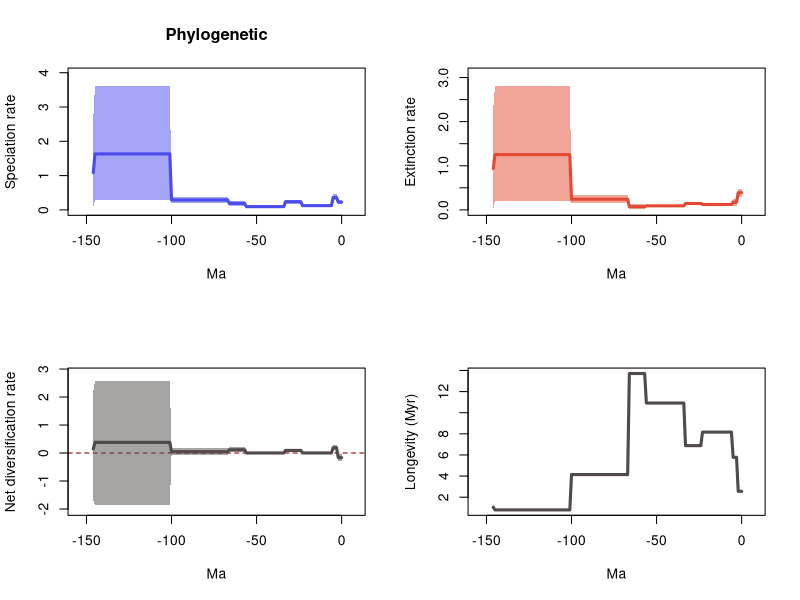

Write R code to recreate this figure.
# 1 files combined:
# 	/Users/max/Desktop/Phylogenetic_cowries/pyrate_mcmc_logs/Phylogenetic_cowriesV2_1_BDS_marginal_rates.log

# 95% HPDs calculated using code from Biopy (https://www.cs.auckland.ac.nz/~yhel002/biopy/)

pdf(file='/Users/max/Desktop/Phylogenetic_cowries/pyrate_mcmc_logs/Phylogenetic_cowriesV2_1_BDS_marginal_rates_RTT.pdf',width=10.8, height=8.4)
par(mfrow=c(2,2))
library(scales)
L_hpd_m95=c(0.157777545026223, 0.157777545026223,0.157777545026223,0.278054261992642,0.278054261992642,0.278054261992642,0.103126141784356,0.103126141784356,0.103126141784356,0.103126141784356,0.103126141784356,0.103126141784356,0.103126141784356,0.103126141784356,0.103126141784356,0.103126141784356,0.103126141784356,0.103126141784356,0.103126141784356,0.103126141784356,0.103126141784356,0.103126141784356,0.103126141784356,0.103126141784356,0.185791182899296,0.185791182899296,0.185791182899296,0.185791182899296,0.185791182899296,0.185791182899296,0.185791182899296,0.185791182899296,0.185791182899296,0.185791182899296,0.070572839976493,0.070572839976493,0.070572839976493,0.070572839976493,0.070572839976493,0.070572839976493,0.070572839976493,0.070572839976493,0.070572839976493,0.070572839976493,0.070572839976493,0.070572839976493,0.070572839976493,0.070572839976493,0.070572839976493,0.070572839976493,0.070572839976493,0.070572839976493,0.070572839976493,0.070572839976493,0.070572839976493,0.070572839976493,0.070572839976493,0.111573420316682,0.111573420316682,0.111573420316682,0.111573420316682,0.111573420316682,0.111573420316682,0.111573420316682,0.111573420316682,0.111573420316682,0.111573420316682,0.195398375917636,0.195398375917636,0.195398375917636,0.195398375917636,0.195398375917636,0.195398375917636,0.195398375917636,0.195398375917636,0.195398375917636,0.195398375917636,0.195398375917636,0.195398375917636,0.195398375917636,0.195398375917636,0.195398375917636,0.195398375917636,0.195398375917636,0.195398375917636,0.195398375917636,0.195398375917636,0.195398375917636,0.195398375917636,0.195398375917636,0.195398375917636,0.195398375917636,0.195398375917636,0.195398375917636,0.195398375917636,0.195398375917636,0.195398375917636,0.195398375917636,0.195398375917636,0.195398375917636,0.195398375917636,0.297671771377307,0.297671771377307,0.297671771377307,0.297671771377307,0.297671771377307,0.297671771377307,0.297671771377307,0.297671771377307,0.297671771377307,0.297671771377307,0.297671771377307,0.297671771377307,0.297671771377307,0.297671771377307,0.297671771377307,0.297671771377307,0.297671771377307,0.297671771377307,0.297671771377307,0.297671771377307,0.297671771377307,0.297671771377307,0.297671771377307,0.297671771377307,0.297671771377307,0.297671771377307,0.297671771377307,0.297671771377307,0.297671771377307,0.297671771377307,0.297671771377307,0.297671771377307,0.297671771377307,0.297671771377307,0.297671771377307,0.297671771377307,0.297671771377307,0.297671771377307,0.297671771377307,0.297671771377307,0.297671771377307,0.297671771377307,0.297671771377307,0.297671771377307,0.297671771377307,0.078135603199645)
L_hpd_M95=c(0.296217151184991, 0.296217151184991,0.296217151184991,0.450583104371512,0.450583104371512,0.450583104371512,0.14614846905499,0.14614846905499,0.14614846905499,0.14614846905499,0.14614846905499,0.14614846905499,0.14614846905499,0.14614846905499,0.14614846905499,0.14614846905499,0.14614846905499,0.14614846905499,0.14614846905499,0.14614846905499,0.14614846905499,0.14614846905499,0.14614846905499,0.14614846905499,0.28967335924925,0.28967335924925,0.28967335924925,0.28967335924925,0.28967335924925,0.28967335924925,0.28967335924925,0.28967335924925,0.28967335924925,0.28967335924925,0.119783357591929,0.119783357591929,0.119783357591929,0.119783357591929,0.119783357591929,0.119783357591929,0.119783357591929,0.119783357591929,0.119783357591929,0.119783357591929,0.119783357591929,0.119783357591929,0.119783357591929,0.119783357591929,0.119783357591929,0.119783357591929,0.119783357591929,0.119783357591929,0.119783357591929,0.119783357591929,0.119783357591929,0.119783357591929,0.119783357591929,0.271545462578909,0.271545462578909,0.271545462578909,0.271545462578909,0.271545462578909,0.271545462578909,0.271545462578909,0.271545462578909,0.271545462578909,0.271545462578909,0.384190849735167,0.384190849735167,0.384190849735167,0.384190849735167,0.384190849735167,0.384190849735167,0.384190849735167,0.384190849735167,0.384190849735167,0.384190849735167,0.384190849735167,0.384190849735167,0.384190849735167,0.384190849735167,0.384190849735167,0.384190849735167,0.384190849735167,0.384190849735167,0.384190849735167,0.384190849735167,0.384190849735167,0.384190849735167,0.384190849735167,0.384190849735167,0.384190849735167,0.384190849735167,0.384190849735167,0.384190849735167,0.384190849735167,0.384190849735167,0.384190849735167,0.384190849735167,0.384190849735167,0.384190849735167,3.615770691793161,3.615770691793161,3.615770691793161,3.615770691793161,3.615770691793161,3.615770691793161,3.615770691793161,3.615770691793161,3.615770691793161,3.615770691793161,3.615770691793161,3.615770691793161,3.615770691793161,3.615770691793161,3.615770691793161,3.615770691793161,3.615770691793161,3.615770691793161,3.615770691793161,3.615770691793161,3.615770691793161,3.615770691793161,3.615770691793161,3.615770691793161,3.615770691793161,3.615770691793161,3.615770691793161,3.615770691793161,3.615770691793161,3.615770691793161,3.615770691793161,3.615770691793161,3.615770691793161,3.615770691793161,3.615770691793161,3.615770691793161,3.615770691793161,3.615770691793161,3.615770691793161,3.615770691793161,3.615770691793161,3.615770691793161,3.615770691793161,3.615770691793161,3.615770691793161,2.660153599998311)
M_hpd_m95=c(0.299284151680311, 0.299284151680311,0.299284151680311,0.096693119772597,0.096693119772597,0.096693119772597,0.102633013117391,0.102633013117391,0.102633013117391,0.102633013117391,0.102633013117391,0.102633013117391,0.102633013117391,0.102633013117391,0.102633013117391,0.102633013117391,0.102633013117391,0.102633013117391,0.102633013117391,0.102633013117391,0.102633013117391,0.102633013117391,0.102633013117391,0.102633013117391,0.102719070588572,0.102719070588572,0.102719070588572,0.102719070588572,0.102719070588572,0.102719070588572,0.102719070588572,0.102719070588572,0.102719070588572,0.102719070588572,0.068814888820187,0.068814888820187,0.068814888820187,0.068814888820187,0.068814888820187,0.068814888820187,0.068814888820187,0.068814888820187,0.068814888820187,0.068814888820187,0.068814888820187,0.068814888820187,0.068814888820187,0.068814888820187,0.068814888820187,0.068814888820187,0.068814888820187,0.068814888820187,0.068814888820187,0.068814888820187,0.068814888820187,0.068814888820187,0.068814888820187,0.027868729852145,0.027868729852145,0.027868729852145,0.027868729852145,0.027868729852145,0.027868729852145,0.027868729852145,0.027868729852145,0.027868729852145,0.027868729852145,0.158117149505515,0.158117149505515,0.158117149505515,0.158117149505515,0.158117149505515,0.158117149505515,0.158117149505515,0.158117149505515,0.158117149505515,0.158117149505515,0.158117149505515,0.158117149505515,0.158117149505515,0.158117149505515,0.158117149505515,0.158117149505515,0.158117149505515,0.158117149505515,0.158117149505515,0.158117149505515,0.158117149505515,0.158117149505515,0.158117149505515,0.158117149505515,0.158117149505515,0.158117149505515,0.158117149505515,0.158117149505515,0.158117149505515,0.158117149505515,0.158117149505515,0.158117149505515,0.158117149505515,0.158117149505515,0.190605689519117,0.190605689519117,0.190605689519117,0.190605689519117,0.190605689519117,0.190605689519117,0.190605689519117,0.190605689519117,0.190605689519117,0.190605689519117,0.190605689519117,0.190605689519117,0.190605689519117,0.190605689519117,0.190605689519117,0.190605689519117,0.190605689519117,0.190605689519117,0.190605689519117,0.190605689519117,0.190605689519117,0.190605689519117,0.190605689519117,0.190605689519117,0.190605689519117,0.190605689519117,0.190605689519117,0.190605689519117,0.190605689519117,0.190605689519117,0.190605689519117,0.190605689519117,0.190605689519117,0.190605689519117,0.190605689519117,0.190605689519117,0.190605689519117,0.190605689519117,0.190605689519117,0.190605689519117,0.190605689519117,0.190605689519117,0.190605689519117,0.190605689519117,0.190605689519117,0.029711026432497)
M_hpd_M95=c(0.484068440014658, 0.484068440014658,0.484068440014658,0.254249063046053,0.254249063046053,0.254249063046053,0.142799916641984,0.142799916641984,0.142799916641984,0.142799916641984,0.142799916641984,0.142799916641984,0.142799916641984,0.142799916641984,0.142799916641984,0.142799916641984,0.142799916641984,0.142799916641984,0.142799916641984,0.142799916641984,0.142799916641984,0.142799916641984,0.142799916641984,0.142799916641984,0.185298010034307,0.185298010034307,0.185298010034307,0.185298010034307,0.185298010034307,0.185298010034307,0.185298010034307,0.185298010034307,0.185298010034307,0.185298010034307,0.117484488730973,0.117484488730973,0.117484488730973,0.117484488730973,0.117484488730973,0.117484488730973,0.117484488730973,0.117484488730973,0.117484488730973,0.117484488730973,0.117484488730973,0.117484488730973,0.117484488730973,0.117484488730973,0.117484488730973,0.117484488730973,0.117484488730973,0.117484488730973,0.117484488730973,0.117484488730973,0.117484488730973,0.117484488730973,0.117484488730973,0.122385773197682,0.122385773197682,0.122385773197682,0.122385773197682,0.122385773197682,0.122385773197682,0.122385773197682,0.122385773197682,0.122385773197682,0.122385773197682,0.328932865676878,0.328932865676878,0.328932865676878,0.328932865676878,0.328932865676878,0.328932865676878,0.328932865676878,0.328932865676878,0.328932865676878,0.328932865676878,0.328932865676878,0.328932865676878,0.328932865676878,0.328932865676878,0.328932865676878,0.328932865676878,0.328932865676878,0.328932865676878,0.328932865676878,0.328932865676878,0.328932865676878,0.328932865676878,0.328932865676878,0.328932865676878,0.328932865676878,0.328932865676878,0.328932865676878,0.328932865676878,0.328932865676878,0.328932865676878,0.328932865676878,0.328932865676878,0.328932865676878,0.328932865676878,2.809881583550256,2.809881583550256,2.809881583550256,2.809881583550256,2.809881583550256,2.809881583550256,2.809881583550256,2.809881583550256,2.809881583550256,2.809881583550256,2.809881583550256,2.809881583550256,2.809881583550256,2.809881583550256,2.809881583550256,2.809881583550256,2.809881583550256,2.809881583550256,2.809881583550256,2.809881583550256,2.809881583550256,2.809881583550256,2.809881583550256,2.809881583550256,2.809881583550256,2.809881583550256,2.809881583550256,2.809881583550256,2.809881583550256,2.809881583550256,2.809881583550256,2.809881583550256,2.809881583550256,2.809881583550256,2.809881583550256,2.809881583550256,2.809881583550256,2.809881583550256,2.809881583550256,2.809881583550256,2.809881583550256,2.809881583550256,2.809881583550256,2.809881583550256,2.809881583550256,2.29744588273728)
R_hpd_m95=c(-0.280739590393924, -0.280739590393924,-0.280739590393924,0.092785139354442,0.092785139354442,0.092785139354442,-0.025931046971005,-0.025931046971005,-0.025931046971005,-0.025931046971005,-0.025931046971005,-0.025931046971005,-0.025931046971005,-0.025931046971005,-0.025931046971005,-0.025931046971005,-0.025931046971005,-0.025931046971005,-0.025931046971005,-0.025931046971005,-0.025931046971005,-0.025931046971005,-0.025931046971005,-0.025931046971005,0.028702701823904,0.028702701823904,0.028702701823904,0.028702701823904,0.028702701823904,0.028702701823904,0.028702701823904,0.028702701823904,0.028702701823904,0.028702701823904,-0.03075336510327,-0.03075336510327,-0.03075336510327,-0.03075336510327,-0.03075336510327,-0.03075336510327,-0.03075336510327,-0.03075336510327,-0.03075336510327,-0.03075336510327,-0.03075336510327,-0.03075336510327,-0.03075336510327,-0.03075336510327,-0.03075336510327,-0.03075336510327,-0.03075336510327,-0.03075336510327,-0.03075336510327,-0.03075336510327,-0.03075336510327,-0.03075336510327,-0.03075336510327,0.025978022302251,0.025978022302251,0.025978022302251,0.025978022302251,0.025978022302251,0.025978022302251,0.025978022302251,0.025978022302251,0.025978022302251,0.025978022302251,-0.073368696862508,-0.073368696862508,-0.073368696862508,-0.073368696862508,-0.073368696862508,-0.073368696862508,-0.073368696862508,-0.073368696862508,-0.073368696862508,-0.073368696862508,-0.073368696862508,-0.073368696862508,-0.073368696862508,-0.073368696862508,-0.073368696862508,-0.073368696862508,-0.073368696862508,-0.073368696862508,-0.073368696862508,-0.073368696862508,-0.073368696862508,-0.073368696862508,-0.073368696862508,-0.073368696862508,-0.073368696862508,-0.073368696862508,-0.073368696862508,-0.073368696862508,-0.073368696862508,-0.073368696862508,-0.073368696862508,-0.073368696862508,-0.073368696862508,-0.073368696862508,-1.847264849916449,-1.847264849916449,-1.847264849916449,-1.847264849916449,-1.847264849916449,-1.847264849916449,-1.847264849916449,-1.847264849916449,-1.847264849916449,-1.847264849916449,-1.847264849916449,-1.847264849916449,-1.847264849916449,-1.847264849916449,-1.847264849916449,-1.847264849916449,-1.847264849916449,-1.847264849916449,-1.847264849916449,-1.847264849916449,-1.847264849916449,-1.847264849916449,-1.847264849916449,-1.847264849916449,-1.847264849916449,-1.847264849916449,-1.847264849916449,-1.847264849916449,-1.847264849916449,-1.847264849916449,-1.847264849916449,-1.847264849916449,-1.847264849916449,-1.847264849916449,-1.847264849916449,-1.847264849916449,-1.847264849916449,-1.847264849916449,-1.847264849916449,-1.847264849916449,-1.847264849916449,-1.847264849916449,-1.847264849916449,-1.847264849916449,-1.847264849916449,-1.703229701595921)
R_hpd_M95=c(-0.05319555527115, -0.05319555527115,-0.05319555527115,0.296941200308769,0.296941200308769,0.296941200308769,0.030294818727986,0.030294818727986,0.030294818727986,0.030294818727986,0.030294818727986,0.030294818727986,0.030294818727986,0.030294818727986,0.030294818727986,0.030294818727986,0.030294818727986,0.030294818727986,0.030294818727986,0.030294818727986,0.030294818727986,0.030294818727986,0.030294818727986,0.030294818727986,0.157718250750135,0.157718250750135,0.157718250750135,0.157718250750135,0.157718250750135,0.157718250750135,0.157718250750135,0.157718250750135,0.157718250750135,0.157718250750135,0.03706847435453,0.03706847435453,0.03706847435453,0.03706847435453,0.03706847435453,0.03706847435453,0.03706847435453,0.03706847435453,0.03706847435453,0.03706847435453,0.03706847435453,0.03706847435453,0.03706847435453,0.03706847435453,0.03706847435453,0.03706847435453,0.03706847435453,0.03706847435453,0.03706847435453,0.03706847435453,0.03706847435453,0.03706847435453,0.03706847435453,0.207464047132716,0.207464047132716,0.207464047132716,0.207464047132716,0.207464047132716,0.207464047132716,0.207464047132716,0.207464047132716,0.207464047132716,0.207464047132716,0.167724575660615,0.167724575660615,0.167724575660615,0.167724575660615,0.167724575660615,0.167724575660615,0.167724575660615,0.167724575660615,0.167724575660615,0.167724575660615,0.167724575660615,0.167724575660615,0.167724575660615,0.167724575660615,0.167724575660615,0.167724575660615,0.167724575660615,0.167724575660615,0.167724575660615,0.167724575660615,0.167724575660615,0.167724575660615,0.167724575660615,0.167724575660615,0.167724575660615,0.167724575660615,0.167724575660615,0.167724575660615,0.167724575660615,0.167724575660615,0.167724575660615,0.167724575660615,0.167724575660615,0.167724575660615,2.581815191699304,2.581815191699304,2.581815191699304,2.581815191699304,2.581815191699304,2.581815191699304,2.581815191699304,2.581815191699304,2.581815191699304,2.581815191699304,2.581815191699304,2.581815191699304,2.581815191699304,2.581815191699304,2.581815191699304,2.581815191699304,2.581815191699304,2.581815191699304,2.581815191699304,2.581815191699304,2.581815191699304,2.581815191699304,2.581815191699304,2.581815191699304,2.581815191699304,2.581815191699304,2.581815191699304,2.581815191699304,2.581815191699304,2.581815191699304,2.581815191699304,2.581815191699304,2.581815191699304,2.581815191699304,2.581815191699304,2.581815191699304,2.581815191699304,2.581815191699304,2.581815191699304,2.581815191699304,2.581815191699304,2.581815191699304,2.581815191699304,2.581815191699304,2.581815191699304,2.194475216640842)
L_mean=c(0.2255269446872, 0.2255269446872,0.2255269446872,0.364775976242758,0.364775976242758,0.364775976242758,0.124860591684517,0.124860591684517,0.124860591684517,0.124860591684517,0.124860591684517,0.124860591684517,0.124860591684517,0.124860591684517,0.124860591684517,0.124860591684517,0.124860591684517,0.124860591684517,0.124860591684517,0.124860591684517,0.124860591684517,0.124860591684517,0.124860591684517,0.124860591684517,0.237918298070248,0.237918298070248,0.237918298070248,0.237918298070248,0.237918298070248,0.237918298070248,0.237918298070248,0.237918298070248,0.237918298070248,0.237918298070248,0.094139809407851,0.094139809407851,0.094139809407851,0.094139809407851,0.094139809407851,0.094139809407851,0.094139809407851,0.094139809407851,0.094139809407851,0.094139809407851,0.094139809407851,0.094139809407851,0.094139809407851,0.094139809407851,0.094139809407851,0.094139809407851,0.094139809407851,0.094139809407851,0.094139809407851,0.094139809407851,0.094139809407851,0.094139809407851,0.094139809407851,0.189650436252163,0.189650436252163,0.189650436252163,0.189650436252163,0.189650436252163,0.189650436252163,0.189650436252163,0.189650436252163,0.189650436252163,0.189650436252163,0.288590770564153,0.288590770564153,0.288590770564153,0.288590770564153,0.288590770564153,0.288590770564153,0.288590770564153,0.288590770564153,0.288590770564153,0.288590770564153,0.288590770564153,0.288590770564153,0.288590770564153,0.288590770564153,0.288590770564153,0.288590770564153,0.288590770564153,0.288590770564153,0.288590770564153,0.288590770564153,0.288590770564153,0.288590770564153,0.288590770564153,0.288590770564153,0.288590770564153,0.288590770564153,0.288590770564153,0.288590770564153,0.288590770564153,0.288590770564153,0.288590770564153,0.288590770564153,0.288590770564153,0.288590770564153,1.63207932962281,1.63207932962281,1.63207932962281,1.63207932962281,1.63207932962281,1.63207932962281,1.63207932962281,1.63207932962281,1.63207932962281,1.63207932962281,1.63207932962281,1.63207932962281,1.63207932962281,1.63207932962281,1.63207932962281,1.63207932962281,1.63207932962281,1.63207932962281,1.63207932962281,1.63207932962281,1.63207932962281,1.63207932962281,1.63207932962281,1.63207932962281,1.63207932962281,1.63207932962281,1.63207932962281,1.63207932962281,1.63207932962281,1.63207932962281,1.63207932962281,1.63207932962281,1.63207932962281,1.63207932962281,1.63207932962281,1.63207932962281,1.63207932962281,1.63207932962281,1.63207932962281,1.63207932962281,1.63207932962281,1.63207932962281,1.63207932962281,1.63207932962281,1.63207932962281,1.083636937437922)
M_mean=c(0.390720725373827, 0.390720725373827,0.390720725373827,0.17314944339414,0.17314944339414,0.17314944339414,0.122466938468997,0.122466938468997,0.122466938468997,0.122466938468997,0.122466938468997,0.122466938468997,0.122466938468997,0.122466938468997,0.122466938468997,0.122466938468997,0.122466938468997,0.122466938468997,0.122466938468997,0.122466938468997,0.122466938468997,0.122466938468997,0.122466938468997,0.122466938468997,0.145262245430787,0.145262245430787,0.145262245430787,0.145262245430787,0.145262245430787,0.145262245430787,0.145262245430787,0.145262245430787,0.145262245430787,0.145262245430787,0.09162249283777,0.09162249283777,0.09162249283777,0.09162249283777,0.09162249283777,0.09162249283777,0.09162249283777,0.09162249283777,0.09162249283777,0.09162249283777,0.09162249283777,0.09162249283777,0.09162249283777,0.09162249283777,0.09162249283777,0.09162249283777,0.09162249283777,0.09162249283777,0.09162249283777,0.09162249283777,0.09162249283777,0.09162249283777,0.09162249283777,0.072937238288067,0.072937238288067,0.072937238288067,0.072937238288067,0.072937238288067,0.072937238288067,0.072937238288067,0.072937238288067,0.072937238288067,0.072937238288067,0.241264370570998,0.241264370570998,0.241264370570998,0.241264370570998,0.241264370570998,0.241264370570998,0.241264370570998,0.241264370570998,0.241264370570998,0.241264370570998,0.241264370570998,0.241264370570998,0.241264370570998,0.241264370570998,0.241264370570998,0.241264370570998,0.241264370570998,0.241264370570998,0.241264370570998,0.241264370570998,0.241264370570998,0.241264370570998,0.241264370570998,0.241264370570998,0.241264370570998,0.241264370570998,0.241264370570998,0.241264370570998,0.241264370570998,0.241264370570998,0.241264370570998,0.241264370570998,0.241264370570998,0.241264370570998,1.251737110078665,1.251737110078665,1.251737110078665,1.251737110078665,1.251737110078665,1.251737110078665,1.251737110078665,1.251737110078665,1.251737110078665,1.251737110078665,1.251737110078665,1.251737110078665,1.251737110078665,1.251737110078665,1.251737110078665,1.251737110078665,1.251737110078665,1.251737110078665,1.251737110078665,1.251737110078665,1.251737110078665,1.251737110078665,1.251737110078665,1.251737110078665,1.251737110078665,1.251737110078665,1.251737110078665,1.251737110078665,1.251737110078665,1.251737110078665,1.251737110078665,1.251737110078665,1.251737110078665,1.251737110078665,1.251737110078665,1.251737110078665,1.251737110078665,1.251737110078665,1.251737110078665,1.251737110078665,1.251737110078665,1.251737110078665,1.251737110078665,1.251737110078665,1.251737110078665,0.940674251663565)
R_mean=c(-0.165193780686627, -0.165193780686627,-0.165193780686627,0.191626532848618,0.191626532848618,0.191626532848618,0.00239365321552,0.00239365321552,0.00239365321552,0.00239365321552,0.00239365321552,0.00239365321552,0.00239365321552,0.00239365321552,0.00239365321552,0.00239365321552,0.00239365321552,0.00239365321552,0.00239365321552,0.00239365321552,0.00239365321552,0.00239365321552,0.00239365321552,0.00239365321552,0.092656052639461,0.092656052639461,0.092656052639461,0.092656052639461,0.092656052639461,0.092656052639461,0.092656052639461,0.092656052639461,0.092656052639461,0.092656052639461,0.002517316570081,0.002517316570081,0.002517316570081,0.002517316570081,0.002517316570081,0.002517316570081,0.002517316570081,0.002517316570081,0.002517316570081,0.002517316570081,0.002517316570081,0.002517316570081,0.002517316570081,0.002517316570081,0.002517316570081,0.002517316570081,0.002517316570081,0.002517316570081,0.002517316570081,0.002517316570081,0.002517316570081,0.002517316570081,0.002517316570081,0.116713197964096,0.116713197964096,0.116713197964096,0.116713197964096,0.116713197964096,0.116713197964096,0.116713197964096,0.116713197964096,0.116713197964096,0.116713197964096,0.047326399993155,0.047326399993155,0.047326399993155,0.047326399993155,0.047326399993155,0.047326399993155,0.047326399993155,0.047326399993155,0.047326399993155,0.047326399993155,0.047326399993155,0.047326399993155,0.047326399993155,0.047326399993155,0.047326399993155,0.047326399993155,0.047326399993155,0.047326399993155,0.047326399993155,0.047326399993155,0.047326399993155,0.047326399993155,0.047326399993155,0.047326399993155,0.047326399993155,0.047326399993155,0.047326399993155,0.047326399993155,0.047326399993155,0.047326399993155,0.047326399993155,0.047326399993155,0.047326399993155,0.047326399993155,0.380342219544144,0.380342219544144,0.380342219544144,0.380342219544144,0.380342219544144,0.380342219544144,0.380342219544144,0.380342219544144,0.380342219544144,0.380342219544144,0.380342219544144,0.380342219544144,0.380342219544144,0.380342219544144,0.380342219544144,0.380342219544144,0.380342219544144,0.380342219544144,0.380342219544144,0.380342219544144,0.380342219544144,0.380342219544144,0.380342219544144,0.380342219544144,0.380342219544144,0.380342219544144,0.380342219544144,0.380342219544144,0.380342219544144,0.380342219544144,0.380342219544144,0.380342219544144,0.380342219544144,0.380342219544144,0.380342219544144,0.380342219544144,0.380342219544144,0.380342219544144,0.380342219544144,0.380342219544144,0.380342219544144,0.380342219544144,0.380342219544144,0.380342219544144,0.380342219544144,0.142962685774356)
trans=0.5
age=(0:(147-1))* -1
plot(age,age,type = 'n', ylim = c(0, 3.9773477609724774), xlim = c(-154.35,7.3500000000000005), ylab = 'Speciation rate', xlab = 'Ma',main='Phylogenetic' )
polygon(c(age, rev(age)), c(L_hpd_M95, rev(L_hpd_m95)), col = alpha("#4c4cec",trans), border = NA)
lines(rev(age), rev(L_mean), col = "#4c4cec", lwd=3)
plot(age,age,type = 'n', ylim = c(0, 3.0908697419052817), xlim = c(-154.35,7.3500000000000005), ylab = 'Extinction rate', xlab = 'Ma' )
polygon(c(age, rev(age)), c(M_hpd_M95, rev(M_hpd_m95)), col = alpha("#e34a33",trans), border = NA)
lines(rev(age), rev(M_mean), col = "#e34a33", lwd=3)
plot(age,age,type = 'n', ylim = c(-2.0319913349080942, 2.8399967108692348), xlim = c(-154.35,7.3500000000000005), ylab = 'Net diversification rate', xlab = 'Ma' )
abline(h=0,lty=2,col="darkred")
polygon(c(age, rev(age)), c(R_hpd_M95, rev(R_hpd_m95)), col = alpha("#504A4B",trans), border = NA)
lines(rev(age), rev(R_mean), col = "#504A4B", lwd=3)
plot(age,rev(1/M_mean),type = 'n', xlim = c(-154.35,7.3500000000000005), ylab = 'Longevity (Myr)', xlab = 'Ma' )
lines(rev(age), rev(1/M_mean), col = "#504A4B", lwd=3)
n <- dev.off()